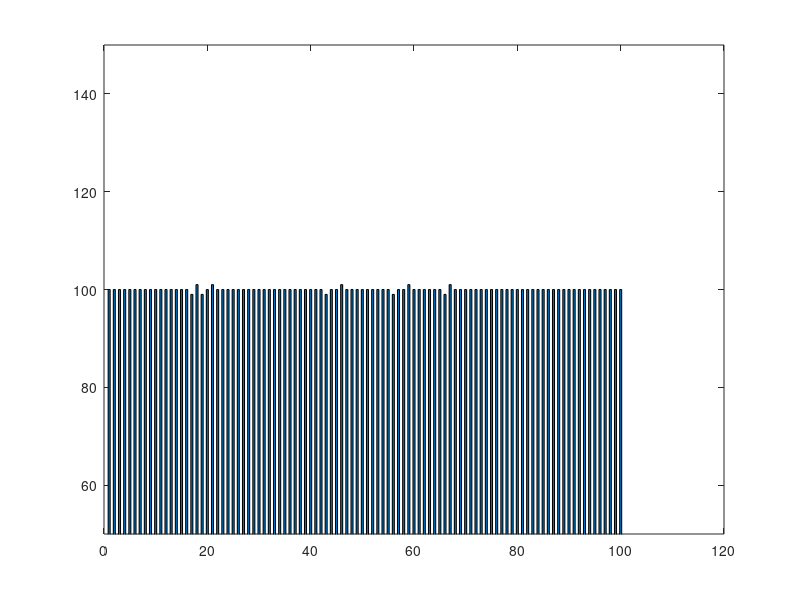

This figure's MATLAB source: (Note: this script raises an error after producing the figure.)
clc;
clear all;
close all;

particles = csvread("Particles.csv");
temperature = csvread("Temperature.csv");
time_step = 1.0e-8;
step_freq = 5.0e3;
time = 0;
tc = 223.15;
th = 323.15;
m = (th - tc) / 100;

index = [1 : 1 : 100];

for i = 1 : size(particles,1)
    time = step_freq * time_step * (i - 1);

    figure();
    set(gcf,'visible','off');
    set(gcf,'position',[10,10,700,700]);
    hold on;
    box on;
    bar(index,particles(i,:),0.4);
    ylim([50,150]);
    xlabel('Grid Cell $\longrightarrow$',Interpreter='latex',FontSize=15);
    ylabel('Number of Simulated Particles $\longrightarrow$',Interpreter='latex',FontSize=15);
    title(sprintf('\\textbf{Number of Simulated Particles at \\boldmath$t = %f$ s}',time),Interpreter='latex',FontSize=18);
    legend({'Number of Simulated Particles'},Interpreter='latex',FontSize=12);
    hold off;
    saveas(gcf,sprintf('Plots/Particles/Particle_%f_sec.svg',time),'svg');

    figure();
    set(gcf,'visible','off');
    set(gcf,'position',[10,10,700,700]);
    hold on;
    box on;
    bar(index,temperature(i,:),0.4);
    plot(index,(tc + m * index),LineWidth=2)
    ylim([200,400]);
    xlabel('Grid Cell $\longrightarrow$',Interpreter='latex',FontSize=15);
    ylabel('Temperature (in K) $\longrightarrow$',Interpreter='latex',FontSize=15);
    title(sprintf('\\textbf{Temperature (in K) at \\boldmath$t = %f$ s}',time),Interpreter='latex',FontSize=18);
    legend({'Temperature','Analytical Solution'},Interpreter='latex',FontSize=12);
    hold off;
    saveas(gcf,sprintf('Plots/Temperature/Temperature_%f_sec.svg',time),'svg');
end